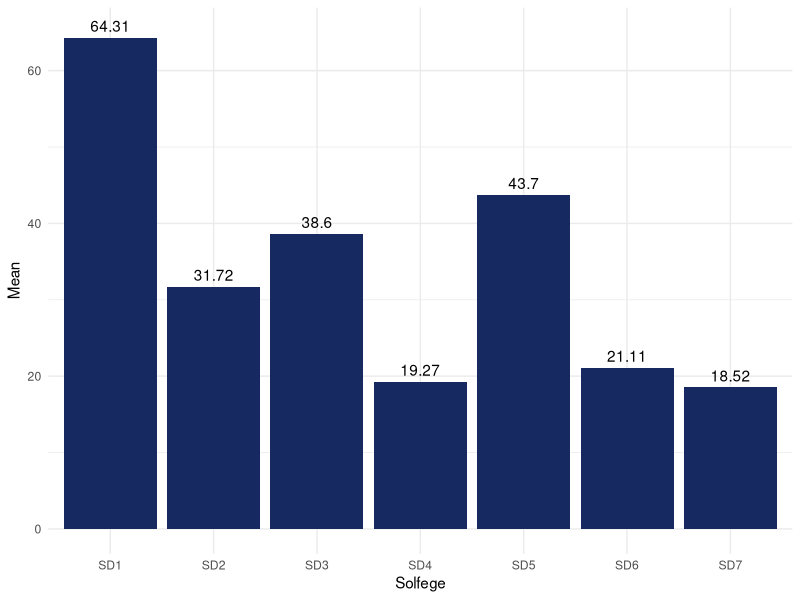
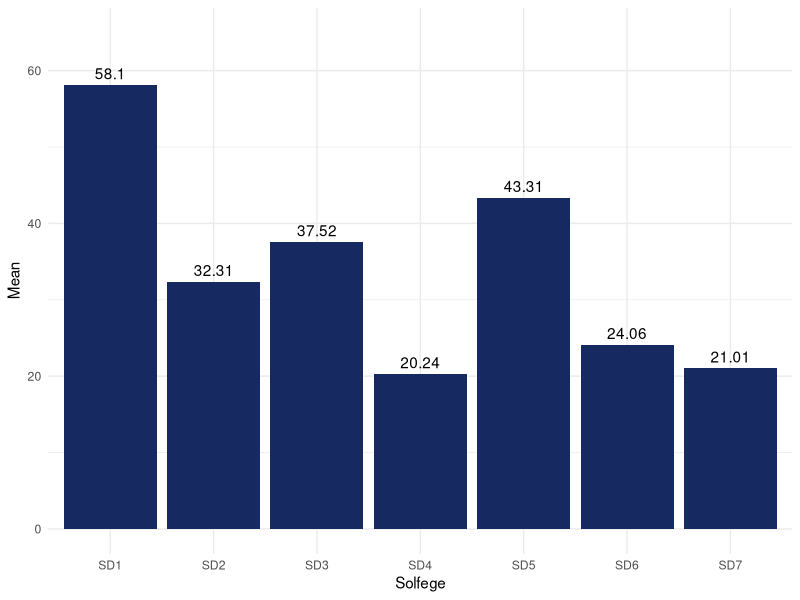
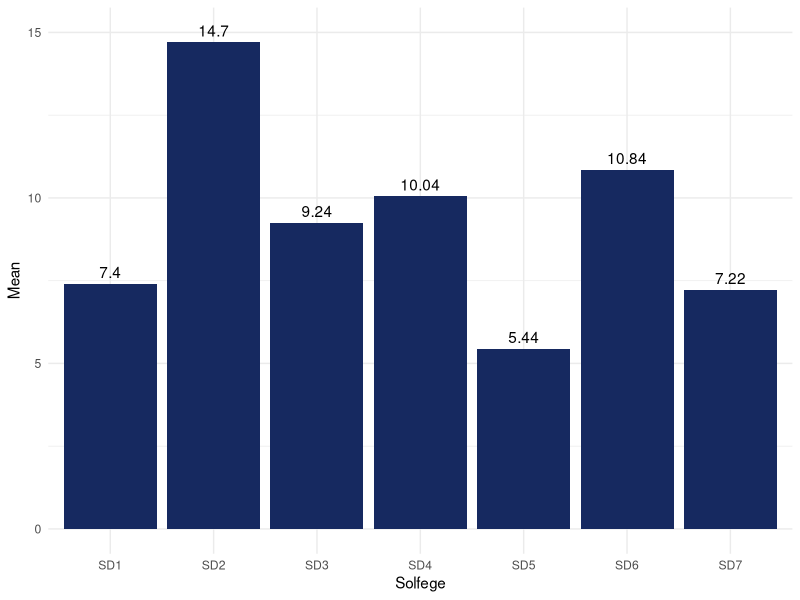
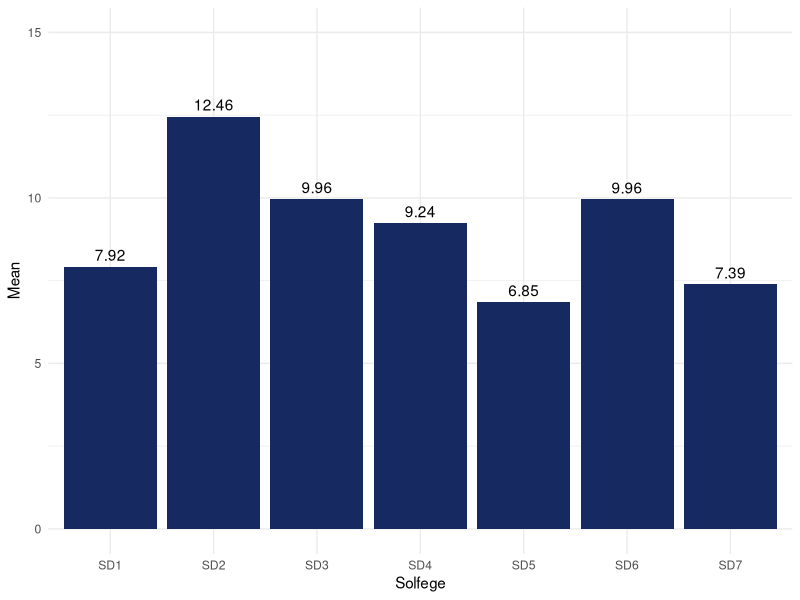
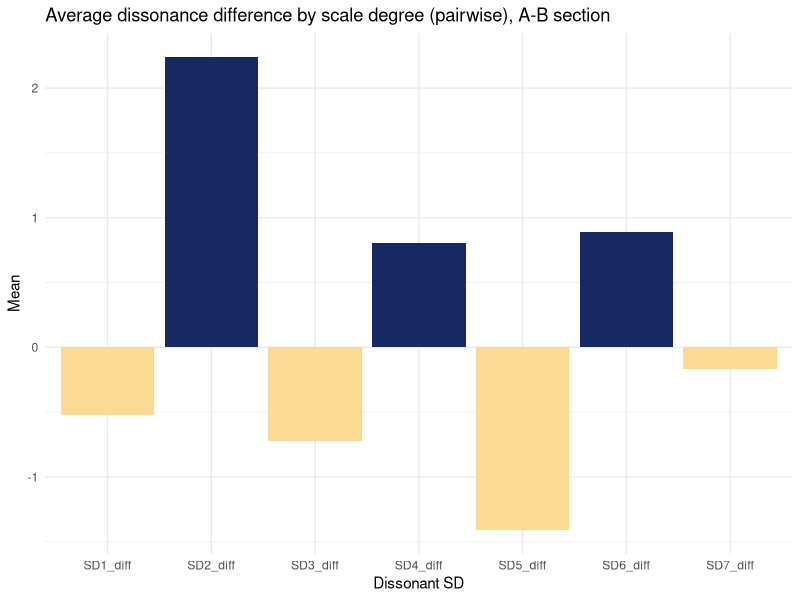
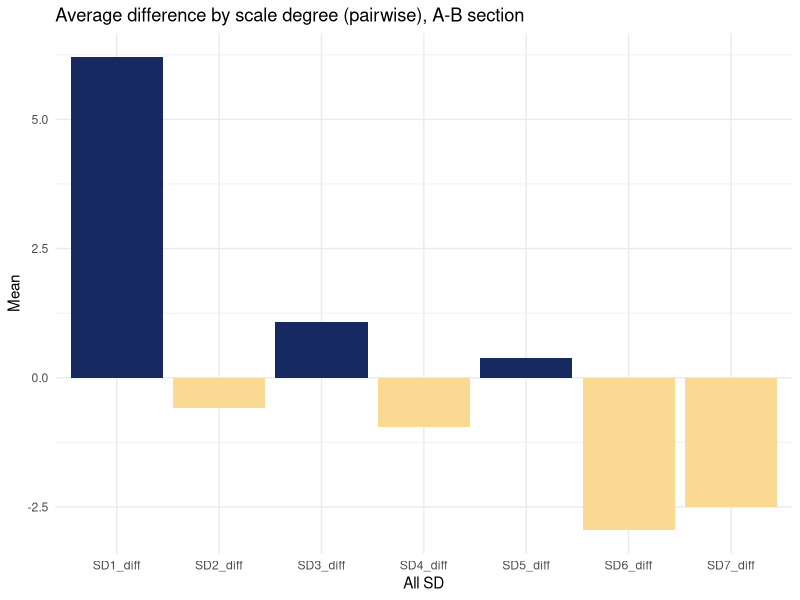
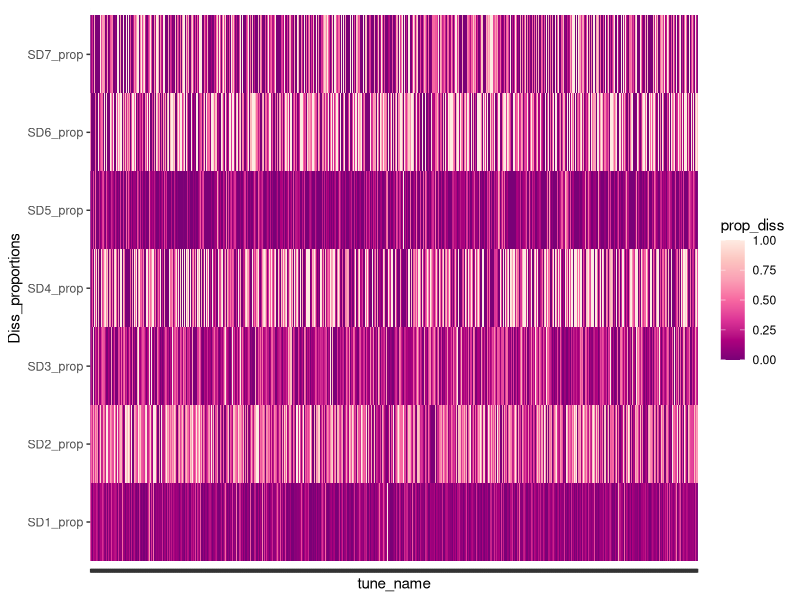
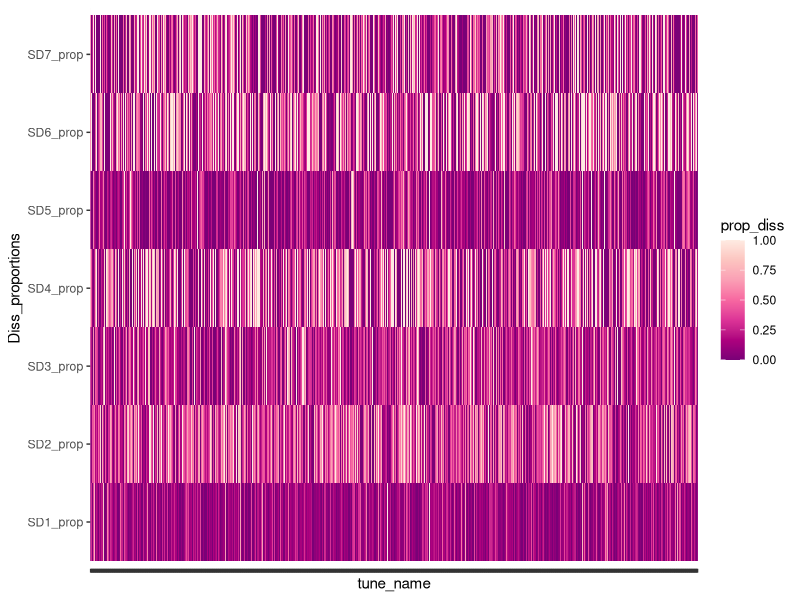

These charts were generated, in order, by the following R code:
## ---- chunk 1
#| echo: false
#| output: false
#| message: false
# functions needed to run
library(tidyverse)

## ---- chunk 2

# Do the same process for "all" solfege pitches, including those that are dissonant

#read in data
SD_A=read_csv("A_SD_dur.txt", show_col_types=FALSE)

SD_B=read_csv("B_SD_dur.txt", show_col_types=FALSE)


#check for any logical values (where the whole column is blank)
SD_A <- SD_A |> 
  # mutate(Other = as.numeric(Other), `1-` = as.numeric(`1-`))
  mutate(
    across(where(is.logical), as.numeric)
  )

SD_B <- SD_B |> 
  # mutate(Other = as.numeric(Other), `1-` = as.numeric(`1-`))
  mutate(
    across(where(is.logical), as.numeric)
  )

#function to fill in zeroes
fill_zeroes = function(vec){
  replace_na({{ vec }}, 0)
}

#fill all data that is numeric, since all are numeric except for the tune titles
SD_A_zeroes <- SD_A |> mutate(
    across(where(is.numeric),fill_zeroes)
    )

SD_B_zeroes <- SD_B |> mutate(
    across(where(is.numeric),fill_zeroes)
    )

#collapse columns by summing 
SD_A_cleaned <- SD_A_zeroes |> 
  mutate(
    SD1 = `1` + `1+` + `1-`,
    SD2 = `2` + `2+` + `2-`,
    SD3 = `3` + `3+` + `3-`,
    SD4 = `4` + `4+`,
    SD5 = `5` + `5+` + `5-`,
    SD6 = `6` + `6+` + `6-`,
    SD7 = `7` + `7-`,
  ) |> 
  select (Tune_name, SD1, SD2, SD3, SD4, SD5, SD6, SD7, Other)

SD_B_cleaned <- SD_B_zeroes |> 
  mutate(
    SD1 = `1` + `1+` + `1-`,
    SD2 = `2` + `2+` + `2-`,
    SD3 = `3` + `3+` + `3-`,
    SD4 = `4` + `4+`,
    SD5 = `5` + `5+` + `5-`,
    SD6 = `6` + `6+` + `6-`,
    SD7 = `7` + `7-`,
  ) |> 
  select (Tune_name, SD1, SD2, SD3, SD4, SD5, SD6, SD7, Other)


#pivot longer, calculate average amount of dissonance on each scale degree
SD_A_summary <- pivot_longer(
  SD_A_cleaned,
  cols=c("SD1","SD2","SD3","SD4","SD5","SD6","SD7"),
  names_to = "scale_deg",
  values_to = "count"
  ) |> 
  group_by(scale_deg) |> 
  summarize(
    avg_SD = mean(count)
  )

SD_B_summary <- pivot_longer(
  SD_B_cleaned,
  cols=c("SD1","SD2","SD3","SD4","SD5","SD6","SD7"),
  names_to = "scale_deg",
  values_to = "count"
  ) |> 
  group_by(scale_deg) |> 
  summarize(
    avg_SD = mean(count)
  )

ggplot(SD_A_summary, aes(x = scale_deg, y = avg_SD)) +
  geom_col(fill = "#162960") + 
  xlab("Solfege") +
  ylab("Mean") +
  theme_minimal() +
  ylim(0,65) +
    geom_text(aes(label = round(avg_SD,2)), vjust = -0.5) # vjust moves label above the bar




## ---- chunk 3
ggplot(SD_B_summary, aes(x = scale_deg, y = avg_SD)) +
  geom_col(fill = "#162960") + 
  xlab("Solfege") +
  ylab("Mean") +
  theme_minimal() +
  ylim(0,65) +
  geom_text(aes(label = round(avg_SD,2)), vjust = -0.5) 


  
## ---- chunk 4
#since NA values truly do represent a non-occurrence of an event (all of these are events being counted, I'm going to replace all of the NA values with 0)


#read in data
solf_dissA=read_csv("A_solf_diss.txt",show_col_types=FALSE)
solf_dissB=read_csv("B_solf_diss.txt",show_col_types=FALSE)


#fill all data that is numeric, since all are numeric except for the tune titles
solf_dissA_zeroes <- solf_dissA |> mutate(
    across(where(is.numeric),fill_zeroes)
    )
solf_dissB_zeroes <- solf_dissB |> mutate(
    across(where(is.numeric),fill_zeroes)
    )


#collapse columns by summing 
solf_dissA_cleaned <- solf_dissA_zeroes |> 
  mutate(
    SD3 = me + mi,
    SD4 = fa + fi,
    SD6 = la + le,
    SD7 = te + ti
  ) |> 
  rename(
    SD1 = do,
    SD2 = re,
    SD5 = so
  ) |> 
  select (Tune_name, SD1, SD2, SD3, SD4, SD5, SD6, SD7, Other)

solf_dissB_cleaned <- solf_dissB_zeroes |> 
  mutate(
    SD3 = me + mi,
    SD4 = fa + fi,
    SD6 = la + le,
    SD7 = te + ti
  ) |> 
  rename(
    SD1 = do,
    SD2 = re,
    SD5 = so
  ) |> 
  select (Tune_name, SD1, SD2, SD3, SD4, SD5, SD6, SD7, Other)
  
#pivot longer, calculate average amount of dissonance on each scale degree
solf_dissA_summary <- pivot_longer(
  solf_dissA_cleaned,
  cols=c("SD1","SD2","SD3","SD4","SD5","SD6","SD7"),
  names_to = "solfege",
  values_to = "count"
  ) |> 
  group_by(solfege) |> 
  summarize(
    avg_diss = mean(count)
  )

solf_dissB_summary <- pivot_longer(
  solf_dissB_cleaned,
  cols=c("SD1","SD2","SD3","SD4","SD5","SD6","SD7"),
  names_to = "solfege",
  values_to = "count"
  ) |> 
  group_by(solfege) |> 
  summarize(
    avg_diss = mean(count)
  )

# solf_diss <- solf_dissA_summary |> left_join(solf_dissB_summary,join_by(solfege))
# --> can I make this a grouped bar chart instead?

ggplot(solf_dissA_summary, aes(x = solfege, y = avg_diss)) +
  geom_col(fill = "#162960") + 
  xlab("Solfege") +
  ylab("Mean") +
  theme_minimal() +
  ylim(0,15) +
  geom_text(aes(label = round(avg_diss,2)), vjust = -0.5) 

## ---- chunk 5
ggplot(solf_dissB_summary, aes(x = solfege, y = avg_diss)) +
  geom_col(fill = "#162960") + 
  xlab("Solfege") +
  ylab("Mean") +
  theme_minimal() +
  ylim(0,15) +
  geom_text(aes(label = round(avg_diss,2)), vjust = -0.5) 
  
## ---- chunk 6

#joining for comparison data

#split the names of each, so I can pair them by the tune name (ignoring the rest of the filename, since it just explains the type of info in the original file)

#function to split, since they'll all have same formats
split_names = function(df, tune_name){
  df |> separate_wider_delim(
    {{ tune_name }},
    delim = ".", 
    names = c("tune_name","krn","content","filetype"),
    too_many = "merge"
  ) |> 
    select(-krn,-content,-filetype)
}
solf_dissA_join <- split_names(solf_dissA_cleaned,Tune_name)
solf_dissB_join <- split_names(solf_dissB_cleaned,Tune_name)
SD_A_join <- split_names(SD_A_cleaned,Tune_name)
SD_B_join <- split_names(SD_B_cleaned,Tune_name)


SD_diff <- SD_A_join |> 
  inner_join(SD_B_join, by = "tune_name", suffix = c("A","B")) |> 
  mutate(
    SD1_diff = SD1A-SD1B,
    SD2_diff = SD2A-SD2B,
    SD3_diff = SD3A-SD3B,
    SD4_diff = SD4A-SD4B,
    SD5_diff = SD5A-SD5B,
    SD6_diff = SD6A-SD6B,
    SD7_diff = SD7A-SD7B,
  )

diss_diff <- solf_dissA_join |> 
  inner_join(solf_dissB_join, by = "tune_name", suffix = c("A","B")) |> 
  mutate(
    SD1_diff = SD1A-SD1B,
    SD2_diff = SD2A-SD2B,
    SD3_diff = SD3A-SD3B,
    SD4_diff = SD4A-SD4B,
    SD5_diff = SD5A-SD5B,
    SD6_diff = SD6A-SD6B,
    SD7_diff = SD7A-SD7B,
    SDOther_diff = OtherA-OtherB
  ) |> 
  select(
    tune_name,SD1_diff,SD2_diff,SD3_diff,SD4_diff,SD5_diff,SD6_diff,SD7_diff,SDOther_diff
    )

# summarizes the average differences per solfege for all (not dissonant)
SD_diff_summary <- pivot_longer(
  SD_diff,
  cols=c(
    "SD1_diff","SD2_diff","SD3_diff","SD4_diff","SD5_diff","SD6_diff","SD7_diff",
    ),
  names_to = "SD_diff",
  values_to = "count"
  ) |> 
  group_by(SD_diff) |> 
  summarize(
    avg_diss = mean(count)
  )

# summarizes the average differences per solfege for the dissonance
diss_diff_summary <- pivot_longer(
  diss_diff,
  cols=c(
    "SD1_diff","SD2_diff","SD3_diff","SD4_diff","SD5_diff","SD6_diff","SD7_diff",
    ),
  names_to = "diss_solfege",
  values_to = "count"
  ) |> 
  group_by(diss_solfege) |> 
  summarize(
    avg_diss = mean(count)
  )

ggplot(diss_diff_summary, aes(x = diss_solfege, y = avg_diss,fill = avg_diss< 0)) +
  geom_col() + 
  labs(title = "Average dissonance difference by scale degree (pairwise), A-B section") +
  xlab("Dissonant SD") +
  ylab("Mean") +
  theme_minimal() + 
  scale_fill_manual(values = c( "#162960", "#fada92")) +
  theme(legend.position = "none")





## ---- chunk 7
ggplot(SD_diff_summary, aes(x = SD_diff, y = avg_diss, fill = avg_diss<0)) +
  geom_col() +
  labs(title = "Average difference by scale degree (pairwise), A-B section") +
  xlab("All SD") +
  ylab("Mean") +
  theme_minimal() +
  scale_fill_manual(values = c( "#162960", "#fada92")) +
  theme(legend.position = "none")



## ---- chunk 8

# join the SD and the diss SD, calculate proportions, fill props with zeroes if there were no SD in the first place
A_joined <- SD_A_join |> 
  inner_join(solf_dissA_join, by = "tune_name", suffix = c("_reg","_diss")) |> 
  mutate(
    SD1_prop = SD1_diss/SD1_reg,
    SD2_prop = SD2_diss/SD2_reg,
    SD3_prop = SD3_diss/SD3_reg,
    SD4_prop = SD4_diss/SD4_reg,
    SD5_prop = SD5_diss/SD5_reg,
    SD6_prop = SD6_diss/SD6_reg,
    SD7_prop = SD7_diss/SD7_reg,
   ) |> 
  mutate(
    across(where(is.numeric),fill_zeroes)
    ) |> 
  select (tune_name,SD1_prop,SD2_prop,SD3_prop,SD4_prop,SD5_prop,SD6_prop,SD7_prop)


B_joined <- SD_B_join |> 
  inner_join(solf_dissB_join, by = "tune_name", suffix = c("_reg","_diss")) |> 
  mutate(
    SD1_prop = SD1_diss/SD1_reg,
    SD2_prop = SD2_diss/SD2_reg,
    SD3_prop = SD3_diss/SD3_reg,
    SD4_prop = SD4_diss/SD4_reg,
    SD5_prop = SD5_diss/SD5_reg,
    SD6_prop = SD6_diss/SD6_reg,
    SD7_prop = SD7_diss/SD7_reg,
   ) |> 
  mutate(
    across(where(is.numeric),fill_zeroes)
    ) |> 
  select (tune_name,SD1_prop,SD2_prop,SD3_prop,SD4_prop,SD5_prop,SD6_prop,SD7_prop)

A_prop_summary <- pivot_longer(
  A_joined,
  cols=c(
    "SD1_prop","SD2_prop","SD3_prop","SD4_prop","SD5_prop","SD6_prop","SD7_prop",
    ),
  names_to = "Diss_proportions",
  values_to = "prop_diss"
  ) |> mutate(prop_diss = ifelse(prop_diss>1,1,prop_diss))

B_prop_summary <- pivot_longer(
  B_joined,
  cols=c(
    "SD1_prop","SD2_prop","SD3_prop","SD4_prop","SD5_prop","SD6_prop","SD7_prop",
    ),
  names_to = "Diss_proportions",
  values_to = "prop_diss"
  ) |> mutate(prop_diss = ifelse(prop_diss>1,1,prop_diss))
 



ggplot(A_prop_summary, aes(tune_name, Diss_proportions, fill= prop_diss)) + 
  geom_tile() +
  theme(axis.text.x = element_blank()) +
  scale_fill_distiller(palette = "RdPu") 




## ---- chunk 9

ggplot(B_prop_summary, aes(tune_name, Diss_proportions, fill= prop_diss)) + 
  geom_tile() +
  theme(axis.text.x = element_blank()) +
  scale_fill_distiller(palette = "RdPu") 


# join the two together
all_joined <- A_joined |>
  left_join(B_joined, by = join_by(tune_name),suffix = (c("A","B")))
